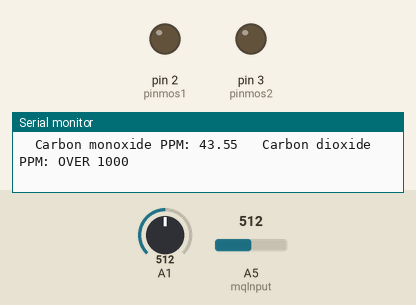
Bench run of a sketch on a simulated Arduino Uno, built with avr-gcc and run on an emulated ATmega328P. Parts: output pins drawn as LEDs (lit = HIGH), the last lines printed to the serial monitor. The inputs (shaded band) are chosen by the test bench; at power-on: A5 (mqInput) = 512, A1 = 512.

Above: at 3.2 s.
3.3 s: A5 (mqInput) set to 136
4.8 s: A5 (mqInput) set to 115
At 22.2 s:
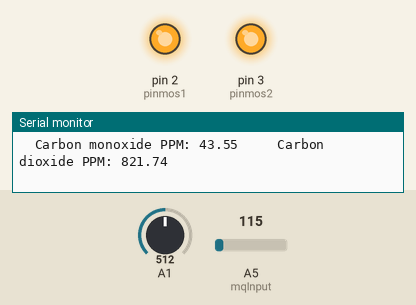
Timing chart, 0 to 22.5 s (numbered marks = the images above; inputs shaded):
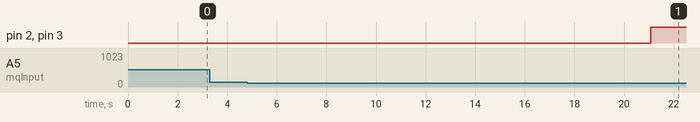

The sketch:

FINAL.ino
```cpp
//Arduino code involved in automating PABS(Pollutants Automated Battling System? I do not remember the full form tbh ;-;)
//Made by Purity For Mankind (my team ahaha)

//remark on 29/10/2020:  Nostalgic code, dates back to 30 Nov 2019 XD


int e=7;
int f=600;

int pinmos1=2;
int pinmos2=3;

long unsigned int times;
float RS_gas = 0;
float ratio = 0;
float sensorValue = 0;
float sensor_volt = 0;
float R0 = 14000;

//sensor input PIN
int mqInput = A5;
//pull-down resistor value
int mqR = 3000 ;
//rO sensor value
long rO = 48000;

//sensor a coefficient value
float a = 116.6020682;
//sensor b coefficient value
float b = -2.769034857;


void setup() {
  Serial.begin(9600);


  pinMode(2, OUTPUT);
   pinMode(3, OUTPUT);

  delay(2000);
  Serial.println("Initialising...");
  Serial.println("=================");
}

void loop() {

   times=millis();

   //CO
   sensorValue = analogRead(A1);
   sensor_volt = sensorValue/1024*5.0;
   RS_gas = (5.0-sensor_volt)/sensor_volt;
   ratio = RS_gas/R0;
   float x = 1538.46 * ratio;
   float ppm = pow(x,-1.709);
    Serial.print("  ");
   Serial.print("Carbon monoxide PPM: ");
   Serial.print(ppm);


  //CO2
   int adcRaw = analogRead(mqInput);
  long rS = ((1024.0 * mqR) / adcRaw) - mqR;
  float rSrO = (float)rS / (float)rO;
  float ppmc = a * pow((float)rS / (float)rO, b);
 if(ppmc<1000){
 Serial.print(' ');
 Serial.print("    Carbon dioxide PPM: ");
 Serial.println(ppmc);}
 else
 {Serial.print("   Carbon dioxide PPM: ");
  Serial.println("OVER 1000");}
  delay(1000);

//logic
if (times>20000)
{if (ppm>e or ppmc>f){
digitalWrite(2, HIGH);
digitalWrite(3, HIGH);
delay (10000);}}

if (ppm<e or ppmc<f){
digitalWrite(2, LOW);
digitalWrite(3, LOW);
}


}
```

Measured:
- the behaviour switches between 123 and 122 on A5 (mqInput) (found by bisection; images 0 and 1)
